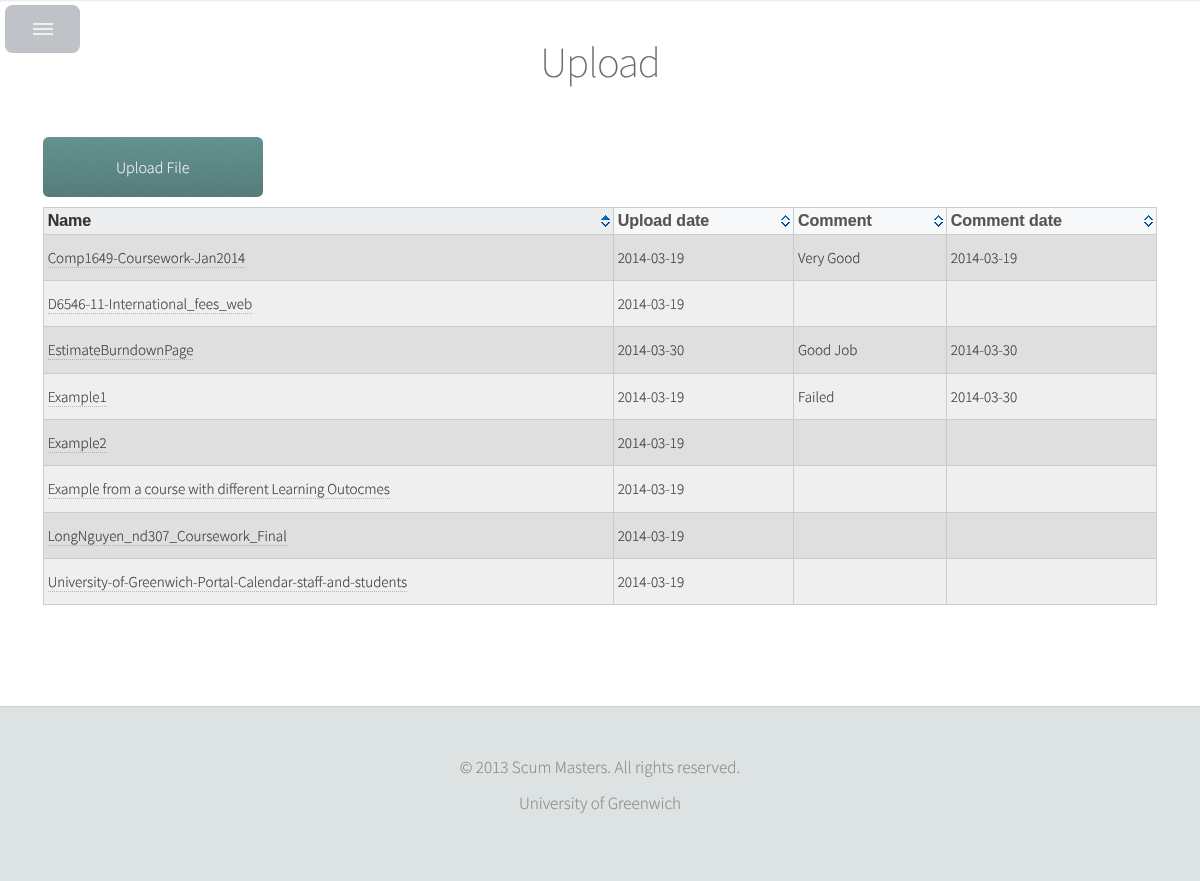
/student/upload_student.php (signed in), run on the app's committed database.
### tables this page shows
CREATE TABLE IF NOT EXISTS `cms_upload` (
  `file_id` int(11) NOT NULL AUTO_INCREMENT,
  `file_name` varchar(100) DEFAULT NULL,
  `file_path` text,
  `student_id` varchar(100) DEFAULT NULL,
  `upload_date` date DEFAULT NULL,
  `comment` text,
  `comment_by` varchar(100) DEFAULT NULL,
  `comment_date` date DEFAULT NULL,
  PRIMARY KEY (`file_id`)
);

### student/upload_student.php (the view, shortened to what this page needs)
<?php
    include '../db_connection.php';
    $id = $_SESSION['id'];
    $sql_query_upload = "SELECT * FROM cms_upload WHERE student_id = '$id'";
    $result_upload = mysqli_query($con, $sql_query_upload);
?>
<html>
<head>
    <link rel="stylesheet" href="../css/theme.ice.css"/>
</head>
<body>
<div id="main">
    <section id="upload" class="one">
        <div class="container">
            <header><h2 style="margin-top: 30px;">Upload</h2></header>
            <div><a id="uploadFileBtn" class="button">Upload File</a></div>
            <table id="mytable" class="tablesorter">
                <thead>
                <tr>
                    <th>Name</th>
                    <th>Upload date</th>
                    <th>Comment</th>
                    <th>Comment date</th>
                </tr>
                </thead>
                <tbody>
                <?php
                while ($row = mysqli_fetch_array($result_upload)) {
                    echo "<tr>";
                        echo "<td><a href=..".(str_replace(" ","%20",$row['file_path'])).">" . $row['file_name'] . "</a></td>";
                        echo "<td>" . $row['upload_date'] . "</td>";
                        echo "<td>" . $row['comment'] . "</td>";
                        echo "<td>" . $row['comment_date'] . "</td>";
                    echo "</tr>";
                }
                ?>
                </tbody>
            </table>
        </div>
    </section>
</div>
<div id="footer">
    <div class="copyright">
        <p>&copy; 2013 Scum Masters. All rights reserved.</p>
        <ul class="menu">
            <li>University of Greenwich</li>
        </ul>
    </div>
</div>
</body>
</html>

### css/theme.ice.css (style rules this page uses)
.tablesorter-ice { width: 100%; background-color: #fff; margin: 10px 0 15px; text-align: left; border-spacing: 0; border: #ccc 1px solid; border-width: 1px 0 0 1px; vertical-align: middle; font-size: 15px; }
.tablesorter-ice th, .tablesorter-ice td { border: #ccc 1px solid; border-width: 0 1px 1px 0; }
.tablesorter-ice th, .tablesorter-ice thead td { font: 12px/18px Arial, Sans-serif; color: #555; background-color: #f6f8f9; border-collapse: collapse; padding: 4px; text-shadow: 0 1px 0 rgba(255, 255, 255, 0.7); font-weight: bold; font-size: 16px; }
.tablesorter-ice tbody td, .tablesorter-ice tfoot th, .tablesorter-ice tfoot td { padding: 4px; vertical-align: top; }
.tablesorter-ice .header, .tablesorter-ice .tablesorter-header { background: #f6f8f9 no-repeat center right; padding: 4px 20px 4px 4px; white-space: normal; cursor: pointer; }
.tablesorter-ice .headerSortUp, .tablesorter-ice .tablesorter-headerSortUp, .tablesorter-ice .tablesorter-headerAsc { color: #333; background: #ebedee no-repeat center right; }
.tablesorter-ice td { color: #333; }
.tablesorter-ice tr.odd td { background-color: #dfdfdf; }
.tablesorter-ice tr.even td { background-color: #efefef; }

### css/style.css (style rules this page uses)
body { background: #fff; }
body,input,textarea,select { font-family: 'Source Sans Pro', sans-serif; font-size: 19pt; font-weight: 300; line-height: 1.75em; color: #888; -webkit-text-stroke: 0.15px; }
h1,h2,h3,h4,h5,h6 { font-weight: 200; color: #666; line-height: 1.5em; }
h2 { font-size: 2em; letter-spacing: -1px; }
header { margin: 0 0 2em 0; }
a { text-decoration: none; color: inherit; border-bottom: dotted 1px rgba(128,128,128,0.5); -moz-transition: color 0.35s ease-in-out, border-bottom-color 0.35s ease-in-out; -webkit-transition: color 0.35s ease-in-out, border-bottom-color 0.35s ease-in-out; -o-transition: color 0.35s ease-in-out, border-bottom-color 0.35s ease-in-out; -ms-transition: color 0.35s ease-in-out, border-bottom-color 0.35s ease-in-out; transition: color 0.35s ease-in-out, border-bottom-color 0.35s ease-in-out; outline: 0; }
p, ul, ol, dl, table { margin-bottom: 2em; }
section, article { margin-bottom: 3em; }
section > :last-child, article > :last-child, section > .container > :last-child, article > .container > :last-child { margin-bottom: 0; }
section:last-child, article:last-child { margin-bottom: 0; }
ul.menu { cursor: default; }
ul.menu li { display: inline-block; line-height: 1em; border-left: solid 1px rgba(128,128,128,0.35); padding: 0 0 0 0.5em; margin: 0 0 0 0.5em; }
ul.menu li:first-child { border-left: 0; padding-left: 0; margin-left: 0; }
table { width: 100%; }
.button { position: relative; display: inline-block; border-radius: 0.35em; color: #fff !important; text-decoration: none; padding: 0.75em 2.5em 0.75em 2.5em; background-color: #659492; border: 0; cursor: pointer; background-image: -moz-linear-gradient(top, rgba(0,0,0,0), rgba(0,0,0,0.15)), url('images/overlay.png'); background-image: -webkit-linear-gradient(top, rgba(0,0,0,0), rgba(0,0,0,0.15)), url('images/overlay.png'); background-image: -o-linear-gradient(top, rgba(0,0,0,0), rgba(0,0,0,0.15)), url('images/overlay.png'); background-image: -ms-linear-gradient(top, rgba(0,0,0,0), rgba(0,0,0,0.15)), url('images/overlay.png'); background-image: linear-gradient(top, rgba(0,0,0,0), rgba(0,0,0,0.15)), url('images/overlay.png'); -moz-transition: background-color 0.35s ease-in-out; -webkit-transition: background-color 0.35s ease-in-out; -o-transition: background-color 0.35s ease-in-out; -ms-transition: background-color 0.35s ease-in-out; transition: background-color 0.35s ease-in-out; }
#footer { margin-left: 375px; text-align: center; background-color: #dce3e2; padding: 3em 0 4em 0; box-shadow: inset 0 1px 0 0 rgba(0,0,0,0.05), inset 0 0.1em 0.1em 0 rgba(0,0,0,0.025); font-size: 0.8em; }
#footer .copyright { line-height: 1.25em; }
#footer .copyright p { margin: 0 0 1em 0; }
#footer .copyright .menu { margin: 0; }
#main { margin-left: 375px; }
#main > section { margin: 0; overflow: hidden; padding: 3em 0 4em 0; box-shadow: inset 0 1px 0 0 rgba(0,0,0,0.05), inset 0 0.1em 0.1em 0 rgba(0,0,0,0.025); text-align: center; background-image: url('images/overlay.png'); }
#main > section.one { background: #fff; padding-top: 0; }

### css/style-narrower.css (style rules this page uses)
body,input,textarea,select { font-size: 16pt; }
.container { padding: 0 2em 0 2em; }
#footer { margin-left: 0; }
#main { margin-left: 0; }

### student/upload_student.php (style rules this page uses)
.button { width: 220px; height: 60px; font-size: 16px; display: inherit; }

### data on the page
cms_upload: file_name "Comp1649-Coursework-Jan2014", upload_date "2014-03-19", comment "Very Good", comment_date "2014-03-19"
cms_upload: file_name "Example from a course with different Learning Outocmes", upload_date "2014-03-19"
cms_upload: file_name "Example1", upload_date "2014-03-19", comment "Failed", comment_date "2014-03-30"
cms_upload: file_name "Example2", upload_date "2014-03-19"
cms_upload: file_name "LongNguyen_nd307_Coursework_Final", upload_date "2014-03-19"
cms_upload: file_name "University-of-Greenwich-Portal-Calendar-staff-and-students", upload_date "2014-03-19"
cms_upload: file_name "D6546-11-International_fees_web", upload_date "2014-03-19"
cms_upload: file_name "EstimateBurndownPage", upload_date "2014-03-30", comment "Good Job", comment_date "2014-03-30"
